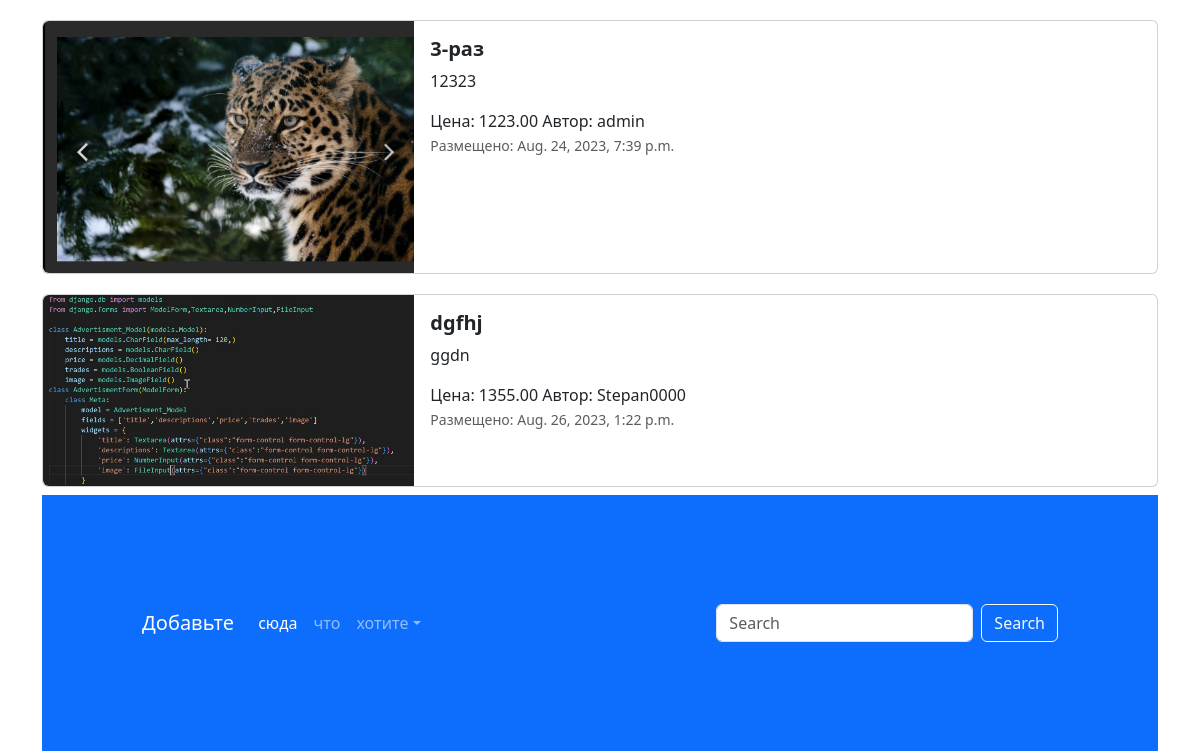
/advertisment/ (lower part), run on an earlier commit of the app's database.
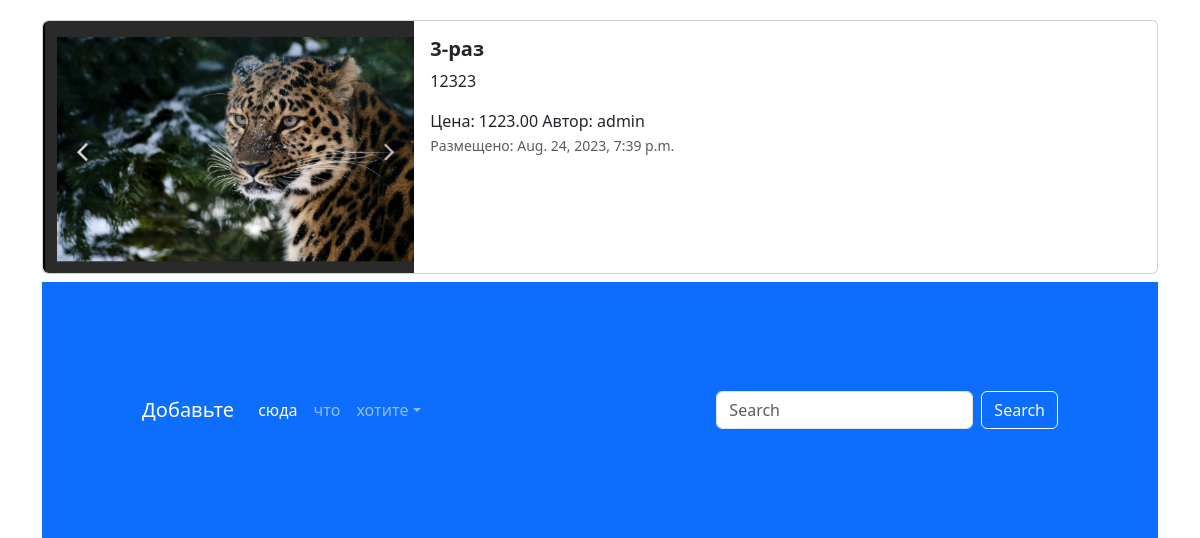
And on a later commit of the database.
### app_advertisment/models.py (models this page shows, shortened)
class Advertisment(models.Model):
    title = models.CharField("название",max_length=120)
    descriptions = models.TextField("описание")
    price = models.DecimalField("цена",max_digits=9, decimal_places=2)
    trades = models.BooleanField("Торг",help_text="Если хотим торговаться")
    date_now = models.DateTimeField("Создание дата",auto_now_add= True)
    date_update = models.DateTimeField("Обновление дата", auto_now= True)
    image = models.ImageField("Картинка",upload_to='advertisments/')
    user = models.ForeignKey(User,on_delete=models.CASCADE,null=True)
    class Meta:
        db_table = "Advertisment"

### app_advertisment/views.py (the view)
# urls.py: path('',index,name='/'),
def index(request):
    advertisement = Advertisment.objects.all()
    context = {'advertisement':advertisement}
    return render(request,'advertisments/index.html',context=context)

### templates/advertisments/index.html (shortened to what this page needs)
{% extends 'base.html' %}
{% load static %}
  {% block content %}
  <div class="container">
    {% for adv in advertisement %}
    <div class="col">
      <div class="card mb-2" style="max-width: 1200px; margin-top: 20px;">
        <div class="row g-0">
          <div class="col-md-4">
            <a href="advertisement.html" class="nav-link">
              <img src="{% if adv.image %} {{ adv.image.url }}  {% else %} {% static 'img/adv.png' %}  {% endif %}" class="img-fluid rounded-start" alt="Card title">
            </a>
          </div>
          <div class="col-md-8">
            <div class="card-body">
              <h5 class="card-title">
                <a href="advertisement.html" class="nav-link"><strong>{{ adv.title }}</strong></a>
              </h5>
              <a href="advertisement.html" class="nav-link">
                <p class="card-text">
                    {{ adv.descriptions }}
                </p>
                <span>Цена: {{adv.price}} </span>
                <span>Автор: {{ adv.user }}</span>
                <p class="card-text"><small class="text-muted">Размещено: {{adv.date_now}}</small></p>
              </a>
            </div>
          </div>
        </div>
      </div>
    </div>
    {% endfor %}
  <footer style="padding: 100px;" class="bg-primary">
    <nav class="navbar navbar-expand-sm navbar-dark">
      <a class="navbar-brand" href="#">Добавьте</a>
      <div class="collapse navbar-collapse" id="collapsibleNavId">
        <ul class="navbar-nav me-auto mt-2 mt-lg-0">
          <li class="nav-item">
            <a class="nav-link active" href="#" aria-current="page">сюда</a>
          </li>
          <li class="nav-item">
            <a class="nav-link" href="#">что</a>
          </li>
          <li class="nav-item dropdown">
            <a class="nav-link dropdown-toggle" href="#" id="dropdownId" data-bs-toggle="dropdown" aria-haspopup="true"
               aria-expanded="false">хотите</a>
          </li>
        </ul>
        <form class="d-flex my-2 my-lg-0">
          <input class="form-control me-sm-2" type="text" placeholder="Search">
          <button class="btn btn-outline-light my-2 my-sm-0" type="submit">Search</button>
        </form>
      </div>
    </nav>
  </footer>
  {% endblock %}

What changed in the data, as far as the page shows it:
removed Advertisment: image (picture), title "dgfhj", descriptions "ggdn", price "1355.00", user "Stepan0000", date_now "Aug. 26, 2023, 1:22 p.m."
